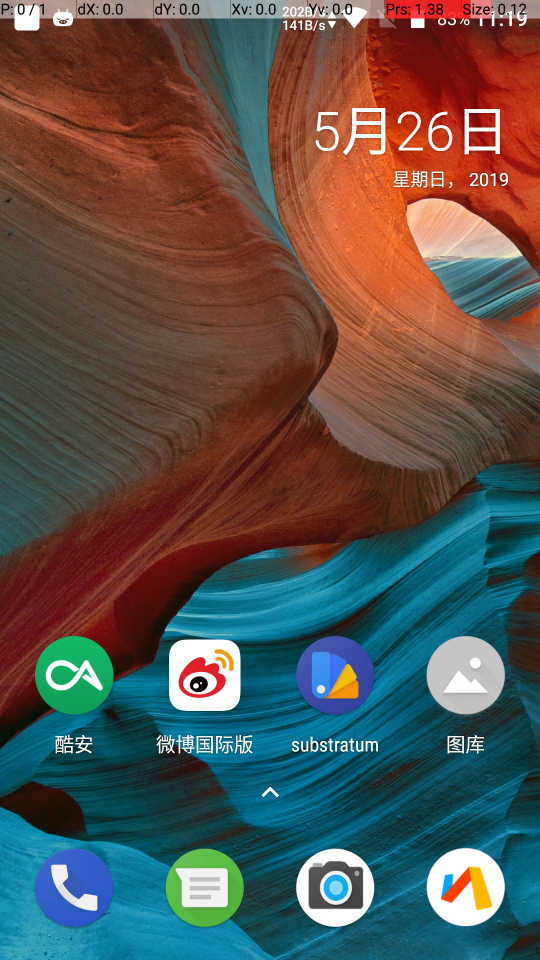
#> input picture Test/screen.jpg, 1080 x 1920 px (shown at 1/2 size)
$ python TestADB.py
#> lines starting #> are read from the running program, lines starting #| are printed output that depends on the picture
# coding = utf-8

# 趣头条刷阅读
import cv2
import time
import os
import random
from sys import exit

os.system("adb shell screencap -p /sdcard/screen.jpg")
# 推送 到当前目录下
os.system("adb pull /sdcard/screen.jpg %s" % (os.path.abspath('.')))
# 截图保存到的临时路径
imgSrc = cv2.imread("screen.jpg", 0)
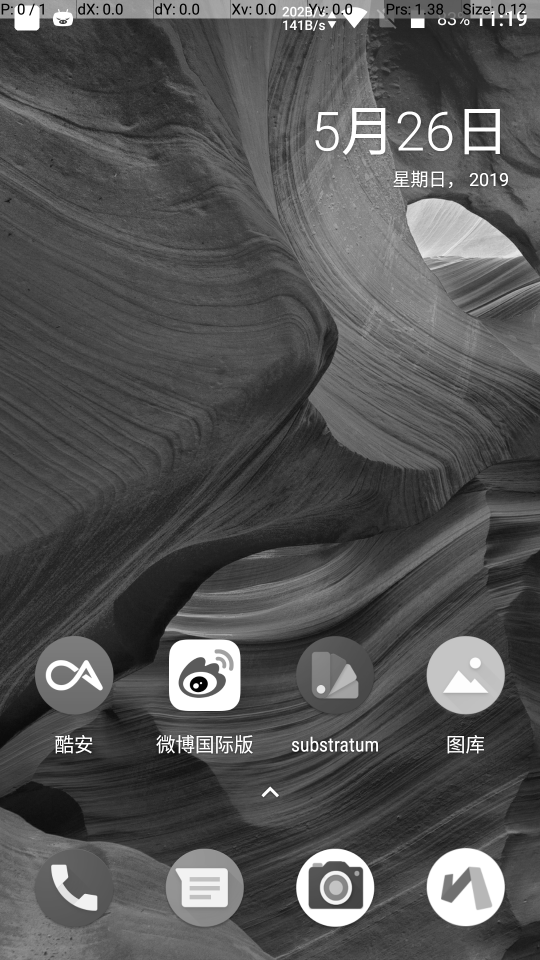
#> imgSrc: shape (1920, 1080) (shown at 1/2 size); min 0, max 255, mean 83.7
def findsearch():
    exeCount = 0
    # 查找 检索图 位置
    while True:
        if exeCount > 10:
            print("搜索不到")
            exit()
        # 截图
        os.system("adb shell screencap -p /sdcard/screen.jpg")
        # 推送 到当前目录下
        os.system("adb pull /sdcard/screen.jpg %s" % (os.path.abspath('.')))
        # 读取灰度图
        imgGray = cv2.imread("screen.jpg", 0)
        # 匹配模板 广告 imgSearch 32
        rightx = 32
#> (the run stopped early here; a loop or call above may not have finished)
